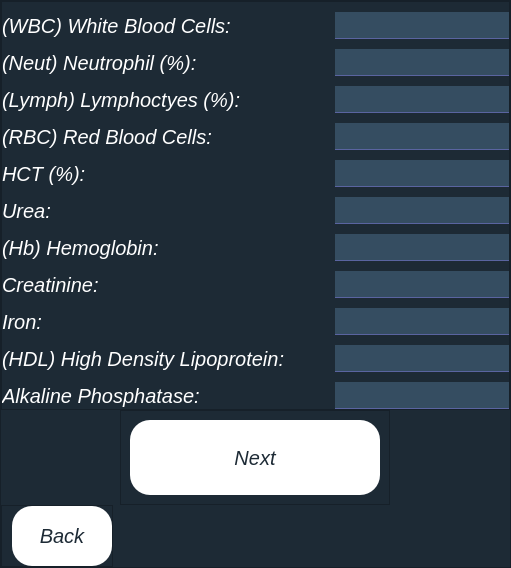
      <widget class="QWidget" name="NewPatientInfo">
       <property name="styleSheet">
        <string notr="true">*{
	background-color: rgb(29, 42, 53);
	font-size: 20px;
	font-family:&quot;Georgia&quot;,Serif;
	font-style: italic;
	color: rgb(255, 255, 255);
}
QPushButton{
	color: rgb(29, 42, 53);
	border-radius: 20px;
	background-color: rgb(255, 255, 255);

}
QPushButton:hover{
	color: rgb(138, 0, 0);
	background-color: rgb(236, 236, 236);
}
</string>
       </property>
       <layout class="QVBoxLayout" name="verticalLayout_10">
        <property name="spacing">
         <number>0</number>
        </property>
        <property name="leftMargin">
         <number>0</number>
        </property>
        <property name="topMargin">
         <number>0</number>
        </property>
        <property name="rightMargin">
         <number>0</number>
        </property>
        <property name="bottomMargin">
         <number>0</number>
        </property>
        <item>
         <widget class="QFrame" name="frame_8">
          <property name="frameShape">
           <enum>QFrame::StyledPanel</enum>
          </property>
          <property name="frameShadow">
           <enum>QFrame::Raised</enum>
          </property>
          <layout class="QVBoxLayout" name="verticalLayout_11">
           <property name="spacing">
            <number>0</number>
           </property>
           <property name="leftMargin">
            <number>0</number>
           </property>
           <property name="topMargin">
            <number>0</number>
           </property>
           <property name="rightMargin">
            <number>0</number>
           </property>
           <property name="bottomMargin">
            <number>0</number>
           </property>
           <item alignment="Qt::AlignHCenter">
            <widget class="QFrame" name="frame_enter_info">
             <property name="styleSheet">
              <string notr="true">*{
	
	background-color: rgb(29, 42, 53);
	font-size: 20px;
	font-family:&quot;Georgia&quot;,Serif;
	font-style: italic;
	color: rgb(255, 255, 255);
}
QPushButton{
	border-radius: 20px;
	font-weight: bold;
	background-color: rgb(106, 154, 193);

}
QPushButton:hover{
	
	background-color: rgb(81, 119, 148);

}
QLabel{
	background-color: rgb(29, 42, 53);
}
QLineEdit{
	background-color: rgb(53, 77, 97);
	border:none;
	border-bottom:1px solid rgb(90, 100, 160);
}</string>
             </property>
             <property name="frameShape">
              <enum>QFrame::StyledPanel</enum>
             </property>
             <property name="frameShadow">
              <enum>QFrame::Raised</enum>
             </property>
             <layout class="QFormLayout" name="formLayout_2">
              <property name="horizontalSpacing">
               <number>50</number>
              </property>
              <property name="verticalSpacing">
               <number>10</number>
              </property>
              <property name="leftMargin">
               <number>0</number>
              </property>
              <property name="topMargin">
               <number>10</number>
              </property>
              <property name="rightMargin">
               <number>0</number>
              </property>
              <property name="bottomMargin">
               <number>0</number>
              </property>
              <item row="0" column="0">
               <widget class="QLabel" name="label_wbc">
                <property name="text">
                 <string>(WBC) White Blood Cells:</string>
                </property>
               </widget>
              </item>
              <item row="0" column="1">
               <widget class="QLineEdit" name="lineEdit_wbc">
                <property name="maximumSize">
                 <size>
                  <width>200</width>
                  <height>16777215</height>
                 </size>
                </property>
               </widget>
              </item>
              <item row="1" column="0">
               <widget class="QLabel" name="label_neut">
                <property name="text">
                 <string>(Neut) Neutrophil (%):</string>
                </property>
               </widget>
              </item>
              <item row="1" column="1">
               <widget class="QLineEdit" name="lineEdit_neut">
                <property name="maximumSize">
                 <size>
                  <width>200</width>
                  <height>16777215</height>
                 </size>
                </property>
                <property name="maxLength">
                 <number>3</number>
                </property>
               </widget>
              </item>
              <item row="2" column="0">
               <widget class="QLabel" name="label_lymph">
                <property name="text">
                 <string>(Lymph) Lymphoctyes (%):</string>
                </property>
               </widget>
              </item>
              <item row="2" column="1">
               <widget class="QLineEdit" name="lineEdit_lymph">
                <property name="maximumSize">
                 <size>
                  <width>200</width>
                  <height>16777215</height>
                 </size>
                </property>
                <property name="maxLength">
                 <number>3</number>
                </property>
               </widget>
              </item>
              <item row="3" column="0">
               <widget class="QLabel" name="label_rbc">
                <property name="text">
                 <string>(RBC) Red Blood Cells:</string>
                </property>
               </widget>
              </item>
              <item row="3" column="1">
               <widget class="QLineEdit" name="lineEdit_rbc">
                <property name="maximumSize">
                 <size>
                  <width>200</width>
                  <height>16777215</height>
                 </size>
                </property>
               </widget>
              </item>
              <item row="4" column="0">
               <widget class="QLabel" name="label_hct">
                <property name="text">
                 <string>HCT (%):</string>
                </property>
               </widget>
              </item>
              <item row="4" column="1">
               <widget class="QLineEdit" name="lineEdit_hct">
                <property name="maximumSize">
                 <size>
                  <width>200</width>
                  <height>16777215</height>
                 </size>
                </property>
                <property name="maxLength">
                 <number>3</number>
                </property>
               </widget>
              </item>
              <item row="5" column="0">
               <widget class="QLabel" name="label_urea">
                <property name="text">
                 <string>Urea:</string>
                </property>
               </widget>
              </item>
              <item row="5" column="1">
               <widget class="QLineEdit" name="lineEdit_urea">
                <property name="maximumSize">
                 <size>
                  <width>200</width>
                  <height>16777215</height>
                 </size>
                </property>
               </widget>
              </item>
              <item row="6" column="0">
               <widget class="QLabel" name="label_hb">
                <property name="text">
                 <string>(Hb) Hemoglobin:</string>
                </property>
               </widget>
              </item>
              <item row="6" column="1">
               <widget class="QLineEdit" name="lineEdit_hb">
                <property name="maximumSize">
                 <size>
                  <width>200</width>
                  <height>16777215</height>
                 </size>
                </property>
               </widget>
              </item>
              <item row="7" column="0">
               <widget class="QLabel" name="label_creat">
                <property name="text">
                 <string>Creatinine:</string>
                </property>
               </widget>
              </item>
              <item row="7" column="1">
               <widget class="QLineEdit" name="lineEdit_creat">
                <property name="maximumSize">
                 <size>
                  <width>200</width>
                  <height>16777215</height>
                 </size>
                </property>
               </widget>
              </item>
              <item row="8" column="0">
               <widget class="QLabel" name="label_iron">
                <property name="text">
                 <string>Iron:</string>
                </property>
               </widget>
              </item>
              <item row="8" column="1">
               <widget class="QLineEdit" name="lineEdit_iron">
                <property name="maximumSize">
                 <size>
                  <width>200</width>
                  <height>16777215</height>
                 </size>
                </property>
               </widget>
              </item>
              <item row="9" column="0">
               <widget class="QLabel" name="label_hdl">
                <property name="text">
                 <string>(HDL) High Density Lipoprotein:</string>
                </property>
               </widget>
              </item>
              <item row="9" column="1">
               <widget class="QLineEdit" name="lineEdit_hdl">
                <property name="maximumSize">
                 <size>
                  <width>200</width>
                  <height>16777215</height>
                 </size>
                </property>
               </widget>
              </item>
              <item row="10" column="0">
               <widget class="QLabel" name="label_alkaline">
                <property name="text">
                 <string>Alkaline Phosphatase:</string>
                </property>
               </widget>
              </item>
              <item row="10" column="1">
               <widget class="QLineEdit" name="lineEdit_alkaline">
                <property name="maximumSize">
                 <size>
                  <width>200</width>
                  <height>16777215</height>
                 </size>
                </property>
               </widget>
              </item>
             </layout>
            </widget>
           </item>
           <item alignment="Qt::AlignHCenter">
            <widget class="QFrame" name="frame_9">
             <property name="frameShape">
              <enum>QFrame::StyledPanel</enum>
             </property>
             <property name="frameShadow">
              <enum>QFrame::Raised</enum>
             </property>
             <layout class="QVBoxLayout" name="verticalLayout_13">
              <item>
               <widget class="QPushButton" name="btn_info_next">
                <property name="minimumSize">
                 <size>
                  <width>250</width>
                  <height>75</height>
                 </size>
                </property>
                <property name="text">
                 <string>Next</string>
                </property>
               </widget>
              </item>
             </layout>
            </widget>
           </item>
           <item alignment="Qt::AlignLeft">
            <widget class="QFrame" name="frame_back">
             <property name="minimumSize">
              <size>
               <width>0</width>
               <height>0</height>
              </size>
             </property>
             <property name="maximumSize">
              <size>
               <width>16777215</width>
               <height>80</height>
              </size>
             </property>
             <property name="frameShape">
              <enum>QFrame::StyledPanel</enum>
             </property>
             <property name="frameShadow">
              <enum>QFrame::Raised</enum>
             </property>
             <layout class="QVBoxLayout" name="verticalLayout_12">
              <property name="spacing">
               <number>0</number>
              </property>
              <property name="leftMargin">
               <number>10</number>
              </property>
              <property name="topMargin">
               <number>0</number>
              </property>
              <property name="rightMargin">
               <number>0</number>
              </property>
              <property name="bottomMargin">
               <number>0</number>
              </property>
              <item>
               <widget class="QPushButton" name="btn_info_back">
                <property name="minimumSize">
                 <size>
                  <width>100</width>
                  <height>60</height>
                 </size>
                </property>
                <property name="text">
                 <string>Back</string>
                </property>
               </widget>
              </item>
             </layout>
            </widget>
           </item>
          </layout>
         </widget>
        </item>
       </layout>
      </widget>
